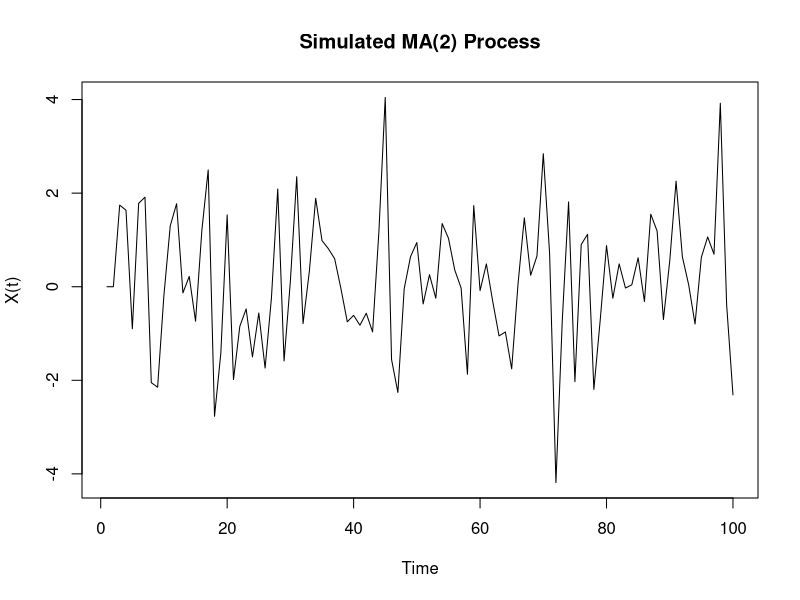
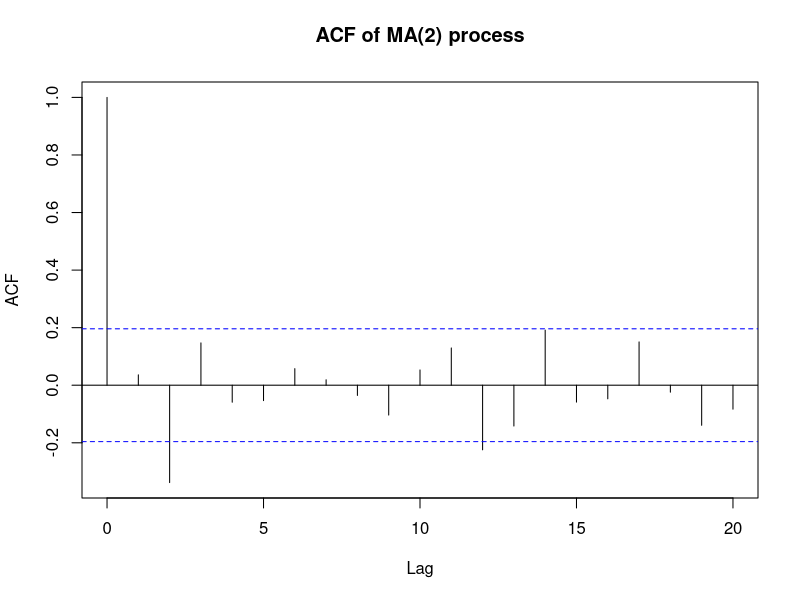
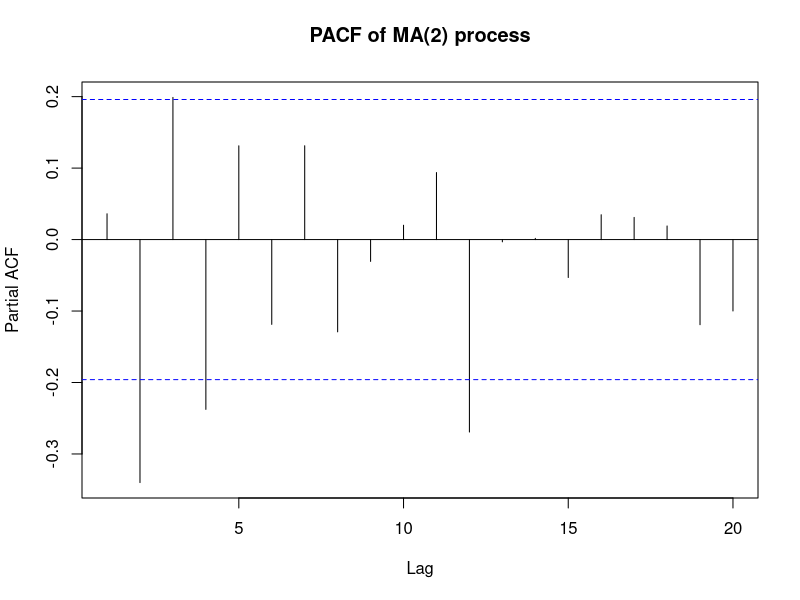

R code for these plots, in order: (Note: this script raises an error after producing the figures.)
# Load necessary library
library(forecast)

# Set seed for reproducibility
set.seed(123)

# Parameters
n <- 100  # Number of observations
theta1 <- 0.9 # MA(1) coefficient
theta2 <- -0.7  # MA(2) coefficient
sigma <- 1    # Standard deviation of the white noise

# Generate white noise series
epsilon <- rnorm(n, mean = 0, sd = sigma)

# Initialize the MA(2) series
X <- numeric(n)

# Generate the MA(2) process
for (t in 3:n) {
  X[t] <- epsilon[t] + theta1 * epsilon[t-1] + theta2 * epsilon[t-2]
}

# Plot the generated MA(2) series
ts.plot(X, main = "Simulated MA(2) Process", ylab = "X(t)")

acf(X, main="ACF of MA(2) process")
pacf(X, main="PACF of MA(2) process")



# Optional: Use the arima.sim function for a more concise approach
ma2_process <- arima.sim(model = list(order = c(0, 0, 2), ma = c(theta1, theta2)), n = n, mean = mu, sd = sigma)
ts.plot(ma2_process, main = "Simulated MA(2) Process using arima.sim", ylab = "X(t)")